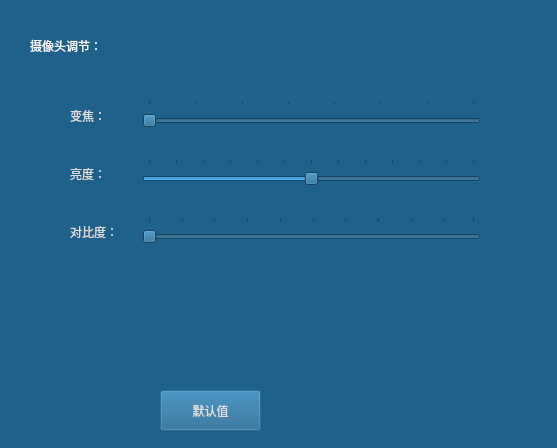
<?xml version="1.0" encoding="UTF-8"?>
<ui version="4.0">
 <class>CameraPropDlg</class>
 <widget class="QDialog" name="CameraPropDlg">
  <property name="geometry">
   <rect>
    <x>0</x>
    <y>0</y>
    <width>557</width>
    <height>448</height>
   </rect>
  </property>
  <property name="windowTitle">
   <string>Dialog</string>
  </property>
  <property name="styleSheet">
   <string notr="true">color: rgb(223, 223, 223);
font: 75 20pt &quot;微软雅黑&quot;;
background-color: rgb(30, 97, 138);</string>
  </property>
  <widget class="QDialogButtonBox" name="buttonBox">
   <property name="geometry">
    <rect>
     <x>260</x>
     <y>390</y>
     <width>175</width>
     <height>43</height>
    </rect>
   </property>
   <property name="orientation">
    <enum>Qt::Horizontal</enum>
   </property>
   <property name="standardButtons">
    <set>QDialogButtonBox::NoButton</set>
   </property>
  </widget>
  <widget class="QWidget" name="formLayoutWidget">
   <property name="geometry">
    <rect>
     <x>70</x>
     <y>100</y>
     <width>411</width>
     <height>245</height>
    </rect>
   </property>
   <layout class="QFormLayout" name="formLayout">
    <property name="horizontalSpacing">
     <number>24</number>
    </property>
    <property name="verticalSpacing">
     <number>24</number>
    </property>
    <item row="1" column="0">
     <widget class="QLabel" name="label_2">
      <property name="text">
       <string>变焦：</string>
      </property>
     </widget>
    </item>
    <item row="2" column="0">
     <widget class="QLabel" name="label">
      <property name="text">
       <string>亮度：</string>
      </property>
     </widget>
    </item>
    <item row="3" column="0">
     <widget class="QLabel" name="label_3">
      <property name="text">
       <string>对比度：</string>
      </property>
     </widget>
    </item>
    <item row="3" column="1">
     <widget class="QSlider" name="SliderContrast">
      <property name="styleSheet">
       <string notr="true"> margin-top:14px;
 </string>
      </property>
      <property name="sliderPosition">
       <number>0</number>
      </property>
      <property name="orientation">
       <enum>Qt::Horizontal</enum>
      </property>
      <property name="tickPosition">
       <enum>QSlider::TicksAbove</enum>
      </property>
      <property name="tickInterval">
       <number>10</number>
      </property>
     </widget>
    </item>
    <item row="1" column="1">
     <widget class="QSlider" name="SliderZoom">
      <property name="styleSheet">
       <string notr="true">  margin-top:14px;</string>
      </property>
      <property name="maximum">
       <number>70</number>
      </property>
      <property name="orientation">
       <enum>Qt::Horizontal</enum>
      </property>
      <property name="tickPosition">
       <enum>QSlider::TicksAbove</enum>
      </property>
      <property name="tickInterval">
       <number>10</number>
      </property>
     </widget>
    </item>
    <item row="2" column="1">
     <widget class="QSlider" name="SliderBrightness">
      <property name="styleSheet">
       <string notr="true"> margin-top:14px;</string>
      </property>
      <property name="minimum">
       <number>-60</number>
      </property>
      <property name="maximum">
       <number>60</number>
      </property>
      <property name="orientation">
       <enum>Qt::Horizontal</enum>
      </property>
      <property name="tickPosition">
       <enum>QSlider::TicksAbove</enum>
      </property>
      <property name="tickInterval">
       <number>10</number>
      </property>
     </widget>
    </item>
   </layout>
  </widget>
  <widget class="QLabel" name="label_4">
   <property name="geometry">
    <rect>
     <x>30</x>
     <y>20</y>
     <width>331</width>
     <height>51</height>
    </rect>
   </property>
   <property name="styleSheet">
    <string notr="true">font: 75 22pt &quot;微软雅黑&quot;;

color: rgb(255, 255, 255);</string>
   </property>
   <property name="text">
    <string>摄像头调节：</string>
   </property>
  </widget>
  <widget class="QPushButton" name="btnDefault">
   <property name="geometry">
    <rect>
     <x>160</x>
     <y>390</y>
     <width>101</width>
     <height>41</height>
    </rect>
   </property>
   <property name="text">
    <string>默认值</string>
   </property>
  </widget>
 </widget>
 <resources/>
 <connections>
  <connection>
   <sender>buttonBox</sender>
   <signal>accepted()</signal>
   <receiver>CameraPropDlg</receiver>
   <slot>accept()</slot>
   <hints>
    <hint type="sourcelabel">
     <x>248</x>
     <y>254</y>
    </hint>
    <hint type="destinationlabel">
     <x>157</x>
     <y>274</y>
    </hint>
   </hints>
  </connection>
  <connection>
   <sender>buttonBox</sender>
   <signal>rejected()</signal>
   <receiver>CameraPropDlg</receiver>
   <slot>reject()</slot>
   <hints>
    <hint type="sourcelabel">
     <x>316</x>
     <y>260</y>
    </hint>
    <hint type="destinationlabel">
     <x>286</x>
     <y>274</y>
    </hint>
   </hints>
  </connection>
 </connections>
</ui>
